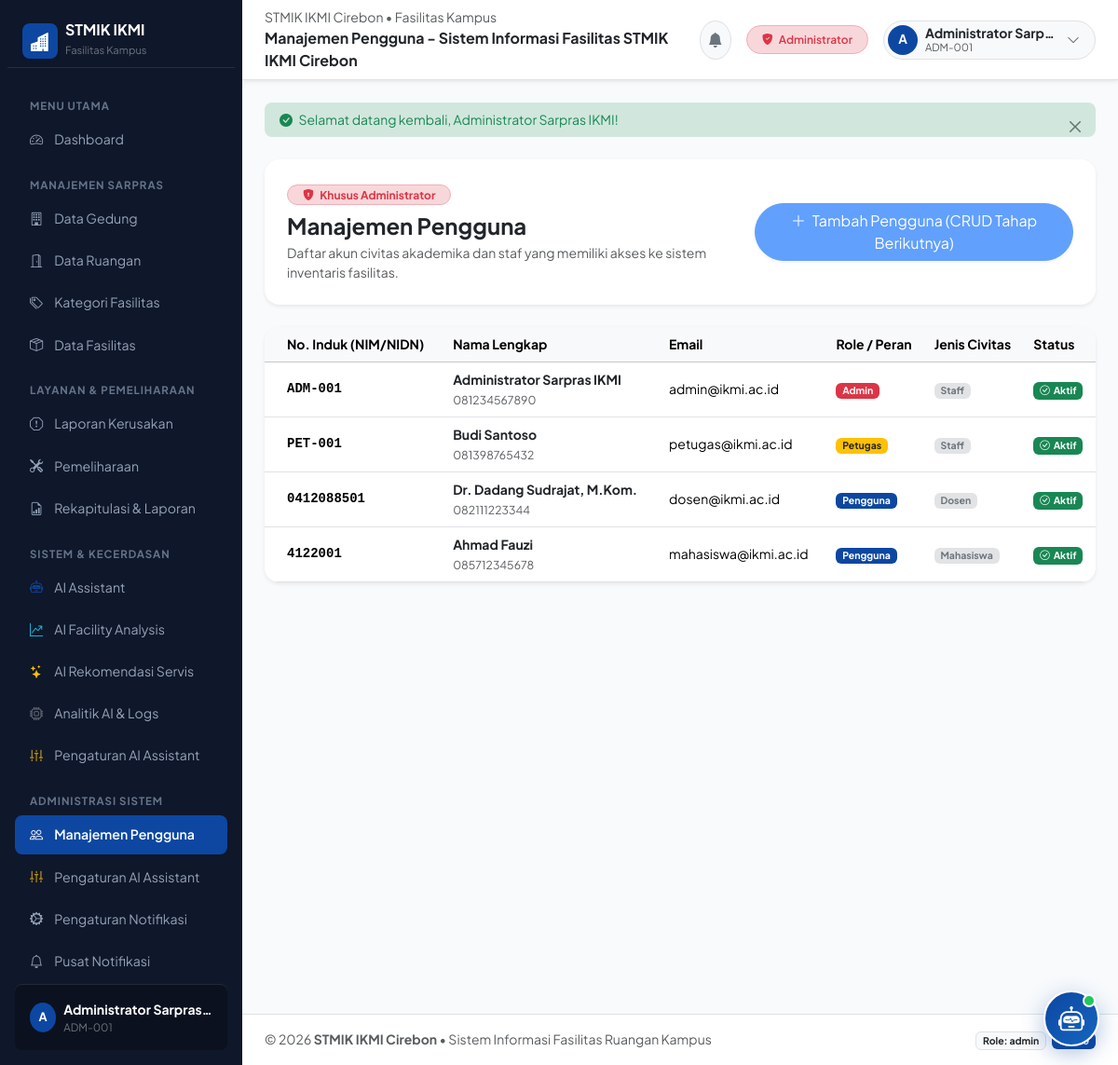
Screenshot of /public/user (signed in) with the database file from the repository.
### tables this page shows
CREATE TABLE `users` (
  `id` int unsigned NOT NULL AUTO_INCREMENT,
  `role_id` int unsigned NOT NULL,
  `nomor_induk` varchar(50) NOT NULL COMMENT 'NIM / NIDN / NIP Civitas STMIK IKMI',
  `nama_lengkap` varchar(100) NOT NULL,
  `email` varchar(100) NOT NULL,
  `password` varchar(255) NOT NULL COMMENT 'Password terenkripsi (Bcrypt hash)',
  `telepon` varchar(20) DEFAULT NULL,
  `jenis_pengguna` enum('dosen','mahasiswa','staff','umum') NOT NULL DEFAULT 'mahasiswa',
  `status` enum('aktif','nonaktif') NOT NULL DEFAULT 'aktif',
  `created_at` timestamp NOT NULL DEFAULT CURRENT_TIMESTAMP,
  `updated_at` timestamp NOT NULL DEFAULT CURRENT_TIMESTAMP ON UPDATE CURRENT_TIMESTAMP,
  PRIMARY KEY (`id`),
  UNIQUE KEY `uq_users_nomor_induk` (`nomor_induk`),
  UNIQUE KEY `uq_users_email` (`email`),
  KEY `idx_users_role_id` (`role_id`),
  KEY `idx_users_status` (`status`),
  KEY `idx_users_jenis_pengguna` (`jenis_pengguna`),
  CONSTRAINT `fk_users_role` FOREIGN KEY (`role_id`) REFERENCES `roles` (`id`) ON DELETE RESTRICT ON UPDATE CASCADE
);

CREATE TABLE `roles` (
  `id` int unsigned NOT NULL AUTO_INCREMENT,
  `nama_role` varchar(50) NOT NULL,
  `deskripsi` varchar(255) DEFAULT NULL,
  `created_at` timestamp NOT NULL DEFAULT CURRENT_TIMESTAMP,
  `updated_at` timestamp NOT NULL DEFAULT CURRENT_TIMESTAMP ON UPDATE CURRENT_TIMESTAMP,
  PRIMARY KEY (`id`),
  UNIQUE KEY `uq_roles_nama_role` (`nama_role`)
);

### app/views/users/index.php (the view, shortened to what the rows shown need)
<div class="container-fluid p-0">
    <div class="card border-0 shadow-sm rounded-4 bg-white overflow-hidden">
        <div class="card-body p-0">
            <div class="table-responsive">
                <table class="table table-hover align-middle mb-0 small">
                    <thead class="table-light">
                        <tr>
                            <th class="ps-4">No. Induk (NIM/NIDN)</th>
                            <th>Nama Lengkap</th>
                            <th>Email</th>
                            <th>Role / Peran</th>
                            <th>Jenis Civitas</th>
                            <th>Status</th>
                        </tr>
                    </thead>
                    <tbody>
                        <?php foreach ($users_list as $u): ?>
                        <tr>
                            <td class="ps-4 fw-bold font-monospace"><?= htmlspecialchars($u['nomor_induk']) ?></td>
                            <td>
                                <div class="fw-bold text-dark"><?= htmlspecialchars($u['nama_lengkap']) ?></div>
                                <small class="text-muted"><?= htmlspecialchars($u['telepon'] ?? '-') ?></small>
                            </td>
                            <td><?= htmlspecialchars($u['email']) ?></td>
                            <td>
                                <?php if ($u['nama_role'] === 'admin'): ?>
                                    <span class="badge bg-danger">Admin</span>
                                <?php elseif ($u['nama_role'] === 'petugas_sarpras'): ?>
                                    <span class="badge bg-warning text-dark">Petugas</span>
                                <?php else: ?>
                                    <span class="badge bg-primary">Pengguna</span>
                                <?php endif; ?>
                            </td>
                            <td><span class="badge bg-secondary-subtle text-secondary"><?= ucfirst($u['jenis_pengguna']) ?></span></td>
                            <td>
                                <?php if ($u['status'] === 'aktif'): ?>
                                    <span class="badge bg-success"><i class="bi bi-check-circle me-1"></i>Aktif</span>
                                <?php else: ?>
                                    <span class="badge bg-danger">Nonaktif</span>
                                <?php endif; ?>
                            </td>
                        </tr>
                        <?php endforeach; ?>
                    </tbody>
                </table>
            </div>
        </div>
    </div>
</div>

### app/views/layouts/sidebar.php (shortened to what the rows shown need)
<?php
$currentUrl = $_GET['url'] ?? 'dashboard';
$urlSegments = explode('/', trim($currentUrl, '/'));
$activeSegment = $urlSegments[0] ?? 'dashboard';
$subSegment = $urlSegments[1] ?? '';
?>
<aside class="sidebar d-flex flex-column py-3 px-2" id="mainSidebar">
    <div class="px-3 py-2 mb-3 border-bottom border-secondary border-opacity-25 d-flex align-items-center justify-content-between">
        <a href="<?= base_url('dashboard') ?>" class="text-white text-decoration-none d-flex align-items-center gap-2">
            <div class="brand-icon bg-primary text-white rounded-3 d-flex align-items-center justify-content-center p-2 shadow-sm">
                <i class="bi bi-buildings-fill fs-5"></i>
            </div>
            <div>
                <div class="fw-bold fs-6 text-white lh-1">STMIK IKMI</div>
                <small class="text-secondary" style="font-size: 0.7rem;">Fasilitas Kampus</small>
            </div>
        </a>
    </div>
    <div class="flex-grow-1 overflow-auto px-2">
        <ul class="nav flex-column">
            <li class="sidebar-heading">Menu Utama</li>
            <li class="nav-item">
                <a class="nav-link <?= ($activeSegment === 'dashboard') ? 'active' : '' ?>" href="<?= base_url('dashboard') ?>">
                    <i class="bi bi-speedometer2"></i> Dashboard
                </a>
            </li>
            <?php if (Auth::hasRole(['admin', 'petugas_sarpras'])): ?>
                <li class="sidebar-heading">Manajemen Sarpras</li>
                <li class="nav-item">
                    <a class="nav-link <?= ($activeSegment === 'gedung') ? 'active' : '' ?>" href="<?= base_url('gedung') ?>">
                        <i class="bi bi-building"></i> Data Gedung
                    </a>
                </li>
                <li class="nav-item">
                    <a class="nav-link <?= ($activeSegment === 'ruangan') ? 'active' : '' ?>" href="<?= base_url('ruangan') ?>">
                        <i class="bi bi-door-open"></i> Data Ruangan
                    </a>
                </li>
                <?php if (Auth::hasRole('admin')): ?>
                <li class="nav-item">
                    <a class="nav-link <?= ($activeSegment === 'kategori') ? 'active' : '' ?>" href="<?= base_url('kategori') ?>">
                        <i class="bi bi-tags"></i> Kategori Fasilitas
                    </a>
                </li>
                <?php endif; ?>
                <li class="nav-item">
                    <a class="nav-link <?= ($activeSegment === 'fasilitas') ? 'active' : '' ?>" href="<?= base_url('fasilitas') ?>">
                        <i class="bi bi-box-seam"></i> Data Fasilitas
                    </a>
                </li>
                <li class="sidebar-heading">Layanan & Pemeliharaan</li>
                <li class="nav-item">
                    <a class="nav-link <?= ($activeSegment === 'laporan') ? 'active' : '' ?>" href="<?= base_url('laporan') ?>">
                        <i class="bi bi-exclamation-octagon"></i> Laporan Kerusakan
                    </a>
                </li>
                <li class="nav-item">
                    <a class="nav-link <?= ($activeSegment === 'pemeliharaan') ? 'active' : '' ?>" href="<?= base_url('pemeliharaan') ?>">
                        <i class="bi bi-tools"></i> Pemeliharaan
                    </a>
                </li>
                <li class="nav-item">
                    <a class="nav-link <?= ($activeSegment === 'report' || $activeSegment === 'reporting') ? 'active' : '' ?>" href="<?= base_url('report') ?>">
                        <i class="bi bi-file-earmark-bar-graph"></i> Rekapitulasi & Laporan
                    </a>
                </li>
                <li class="sidebar-heading">Sistem & Kecerdasan</li>
                <li class="nav-item">
                    <a class="nav-link <?= ($activeSegment === 'ai-assistant' || $activeSegment === 'ai_assistant') ? 'active' : '' ?>" href="<?= base_url('ai-assistant') ?>">
                        <i class="bi bi-robot text-primary"></i> AI Assistant
                    </a>
                </li>
                <li class="nav-item">
                    <a class="nav-link <?= ($activeSegment === 'ai' && $subSegment === 'analysis') ? 'active' : '' ?>" href="<?= base_url('ai/analysis') ?>">
                        <i class="bi bi-graph-up-arrow text-info"></i> AI Facility Analysis
                    </a>
                </li>
                <li class="nav-item">
                    <a class="nav-link <?= ($activeSegment === 'ai' && $subSegment === 'recommendations') ? 'active' : '' ?>" href="<?= base_url('ai/recommendations') ?>">
                        <i class="bi bi-stars text-warning"></i> AI Rekomendasi Servis
                    </a>
                </li>
                <li class="nav-item">
                    <a class="nav-link <?= ($activeSegment === 'ai' && ($subSegment === '' || $subSegment === 'index' || $subSegment === 'logs')) ? 'active' : '' ?>" href="<?= base_url('ai') ?>">
                        <i class="bi bi-cpu text-secondary"></i> Analitik AI & Logs
                    </a>
                </li>
                <?php if (Auth::hasRole('admin')): ?>
                <li class="nav-item">
                    <a class="nav-link <?= ($activeSegment === 'ai' && $subSegment === 'pengaturan') ? 'active' : '' ?>" href="<?= base_url('ai/pengaturan') ?>">
                        <i class="bi bi-sliders2-vertical text-warning"></i> Pengaturan AI Assistant
                    </a>
                </li>
                <?php endif; ?>
                <?php if (Auth::hasRole('admin')): ?>
                <li class="sidebar-heading">Administrasi Sistem</li>
                <li class="nav-item">
                    <a class="nav-link <?= ($activeSegment === 'user' || $activeSegment === 'users') ? 'active' : '' ?>" href="<?= base_url('user') ?>">
                        <i class="bi bi-people"></i> Manajemen Pengguna
                    </a>
                </li>
                <li class="nav-item">
                    <a class="nav-link <?= ($activeSegment === 'ai' && $subSegment === 'pengaturan') ? 'active' : '' ?>" href="<?= base_url('ai/pengaturan') ?>">
                        <i class="bi bi-sliders2-vertical text-warning"></i> Pengaturan AI Assistant
                    </a>
                </li>
                <li class="nav-item">
                    <a class="nav-link <?= ($activeSegment === 'notifikasi' && $subSegment === 'pengaturan') ? 'active' : '' ?>" href="<?= base_url('notifikasi/pengaturan') ?>">
                        <i class="bi bi-gear-wide-connected"></i> Pengaturan Notifikasi
                    </a>
                </li>
                <?php endif; ?>
                <li class="nav-item">
                    <a class="nav-link <?= ($activeSegment === 'notifikasi' && $subSegment !== 'pengaturan') ? 'active' : '' ?>" href="<?= base_url('notifikasi') ?>">
                        <i class="bi bi-bell"></i> Pusat Notifikasi
                    </a>
                </li>
            <?php endif; ?>
        </ul>
    </div>
    <div class="p-3 mt-auto border-top border-secondary border-opacity-25 bg-black bg-opacity-25 rounded-3 mx-2">
        <div class="d-flex align-items-center gap-2">
            <div class="user-avatar" style="width: 32px; height: 32px; font-size: 0.8rem;">
                <?= strtoupper(substr(Auth::user()['nama_lengkap'] ?? 'U', 0, 1)) ?>
            </div>
            <div class="overflow-hidden">
                <div class="text-white text-truncate small fw-bold"><?= htmlspecialchars(Auth::user()['nama_lengkap'] ?? '') ?></div>
                <div class="text-secondary small" style="font-size: 0.72rem;"><?= htmlspecialchars(Auth::user()['nomor_induk'] ?? '') ?></div>
            </div>
        </div>
    </div>
</aside>

### app/views/layouts/topbar.php (shortened to what the rows shown need)
<?php
$user = Auth::user();
$roleName = $user['nama_role'] ?? 'pengguna';
$roleBadgeClass = 'bg-success-subtle text-success border border-success-subtle';
$roleLabel = 'Civitas Akademika';
if ($roleName === 'admin') {
    $roleBadgeClass = 'bg-danger-subtle text-danger border border-danger-subtle';
    $roleLabel = 'Administrator';
} elseif ($roleName === 'petugas_sarpras') {
    $roleBadgeClass = 'bg-warning-subtle text-warning border border-warning-subtle';
    $roleLabel = 'Petugas Sarpras';
} elseif ($user['jenis_pengguna'] === 'dosen') {
    $roleLabel = 'Dosen Pengguna';
} elseif ($user['jenis_pengguna'] === 'mahasiswa') {
    $roleLabel = 'Mahasiswa Pengguna';
}
?>
<div class="content-area">
    <header class="bg-white border-bottom py-2 px-3 px-lg-4 sticky-top shadow-sm">
        <div class="d-flex align-items-center justify-content-between">
            <div class="d-flex align-items-center gap-3">
                <div class="d-none d-sm-block">
                    <div class="text-muted small">STMIK IKMI Cirebon &bull; Fasilitas Kampus</div>
                    <div class="fw-bold text-dark fs-6"><?= htmlspecialchars($title ?? 'Dashboard') ?></div>
                </div>
            </div>
            <div class="d-flex align-items-center gap-3">
                <div class="dropdown" id="notifBellDropdown">
                    <button class="btn btn-light btn-sm rounded-circle position-relative border p-2"
                            type="button" data-bs-toggle="dropdown" aria-expanded="false"
                            title="Notifikasi" id="notifBellBtn">
                        <i class="bi bi-bell-fill fs-6 text-secondary"></i>
                    </button>
                </div>
                <span class="badge <?= $roleBadgeClass ?> px-3 py-2 rounded-pill fw-semibold small">
                    <i class="bi bi-shield-fill-check me-1"></i> <?= $roleLabel ?>
                </span>
                <div class="dropdown">
                    <button class="btn btn-light bg-light rounded-pill p-1 pe-3 d-flex align-items-center gap-2 border"
                            type="button" data-bs-toggle="dropdown" aria-expanded="false">
                        <div class="user-avatar" style="width: 32px; height: 32px; font-size: 0.85rem;">
                            <?= strtoupper(substr($user['nama_lengkap'] ?? 'U', 0, 1)) ?>
                        </div>
                        <div class="text-start d-none d-md-block" style="line-height: 1.2;">
                            <div class="small fw-bold text-dark text-truncate" style="max-width: 140px;">
                                <?= htmlspecialchars($user['nama_lengkap'] ?? '') ?>
                            </div>
                            <div class="text-muted" style="font-size: 0.7rem;">
                                <?= htmlspecialchars($user['nomor_induk'] ?? '') ?>
                            </div>
                        </div>
                        <i class="bi bi-chevron-down text-muted small ms-1"></i>
                    </button>
                </div>
            </div>
        </div>
    </header>
    <main class="p-3 p-lg-4 flex-grow-1">
        <?php if (!empty($_SESSION['flash_success'])): ?>
            <div class="alert alert-success alert-dismissible fade show border-0 bg-success-subtle text-success small py-2 px-3 mb-4 rounded-3" role="alert">
                <i class="bi bi-check-circle-fill me-1"></i> <?= $_SESSION['flash_success']; unset($_SESSION['flash_success']); ?>
                <button type="button" class="btn-close small" data-bs-dismiss="alert" aria-label="Close"></button>
            </div>
        <?php endif; ?>

### app/views/layouts/dashboard_footer.php (shortened to what the rows shown need)
    </main>
    <footer class="bg-white border-top py-3 px-4 mt-auto small text-muted">
        <div class="d-flex flex-column flex-sm-row justify-content-between align-items-center">
            <div>
                &copy; <?= date('Y') ?> <strong>STMIK IKMI Cirebon</strong> &bull; Sistem Informasi Fasilitas Ruangan Kampus
            </div>
            <div class="mt-1 mt-sm-0">
                <span class="badge bg-light text-dark border">Role: <?= htmlspecialchars(Auth::role() ?? 'Guest') ?></span>
                <span class="badge bg-primary ms-1">v<?= APP_VERSION ?></span>
            </div>
        </div>
    </footer>
</div>
</div>
<?php
if (Auth::check()):
?>
<?php require_once ROOT_PATH . '/app/views/home/chatbot_widget.php'; ?>
<?php endif; ?>
</body>
</html>

### rows the page displays
users: nama_lengkap "A", nama_lengkap "Administrator Sarpras…", nomor_induk "ADM-001", nama_lengkap "Administrator Sarp…", nama_lengkap "Administrator Sarpras IKMI", telepon "081234567890", email "admin@ikmi.ac.id", jenis_pengguna "Staff", status "aktif" (drawn)
roles: nama_role "Administrator", nama_role "admin"
users: nomor_induk "PET-001", nama_lengkap "Budi Santoso", telepon "081398765432", email "petugas@ikmi.ac.id", shows "Petugas", jenis_pengguna "Staff", status "aktif" (drawn)
users: nomor_induk "0412088501", nama_lengkap "Dr. Dadang Sudrajat, M.Kom.", telepon "082111223344", email "dosen@ikmi.ac.id", shows "Pengguna", jenis_pengguna "Dosen", status "aktif" (drawn)
users: nomor_induk "4122001", nama_lengkap "Ahmad Fauzi", telepon "085712345678", email "mahasiswa@ikmi.ac.id", shows "Pengguna", jenis_pengguna "Mahasiswa", status "aktif" (drawn)

### other values shown
$title "Manajemen Pengguna - Sistem Informasi Fasilitas STMIK IKMI Cirebon"
$_SESSION['flash_success'] "Selamat datang kembali, Administrator Sarpras IKMI!"
APP_VERSION "1.0.0"
